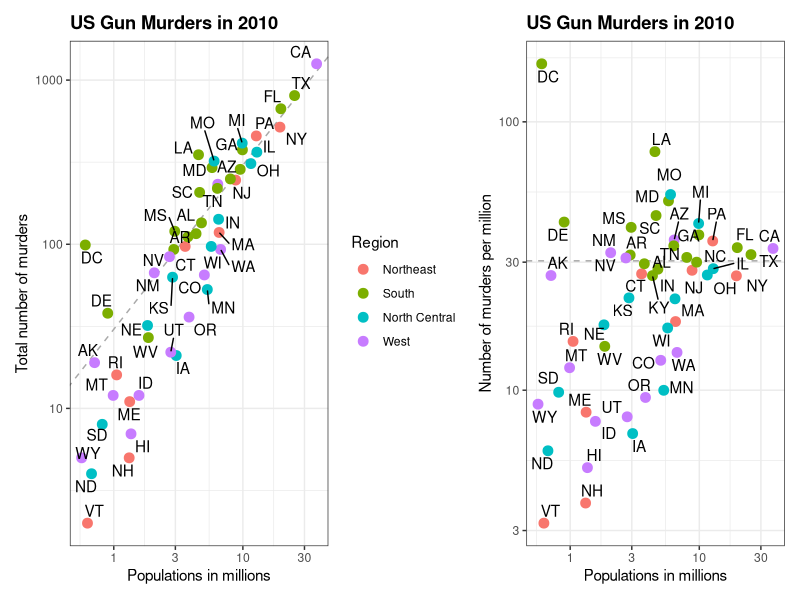

Generate this figure with R:
## ---- chunk 1


library(dslabs)
data("murders")
library(tidyverse)

library(ggthemes)
library(ggrepel)

library(knitr)
library(patchwork)

## ---- chunk 2
knitr::opts_chunk$set(echo = TRUE)

r <- murders %>%
  summarize(pop=sum(population), tot=sum(total)) %>%
  mutate(rate = tot/pop*10^6) %>% .$rate

ds_theme_set()

p1 = murders %>% ggplot(aes(x = population/10^6, y = total, label = abb)) +
  geom_abline(intercept = log10(r), lty=2, col="darkgrey") +
  geom_point(aes(color=region), size = 3) +
  geom_text_repel() +
  scale_x_log10() +
  scale_y_log10() +
  xlab("Populations in millions") +
  ylab("Total number of murders") +
  ggtitle("US Gun Murders in 2010") +
  scale_color_discrete(name="Region")


p2 = murders %>% ggplot(aes(x = population/10^6, y = total/population*1e6, label = abb)) +
  geom_hline(yintercept = r, lty=2, col="darkgrey") +
  geom_point(aes(color=region), size = 3) +
  geom_text_repel() +
  scale_x_log10() +
  scale_y_log10() +
  xlab("Populations in millions") +
  ylab("Number of murders per million") +
  ggtitle("US Gun Murders in 2010") +
  scale_color_discrete(name="Region")

## ---- chunk 3
p1+p2+theme(legend.position="none")
